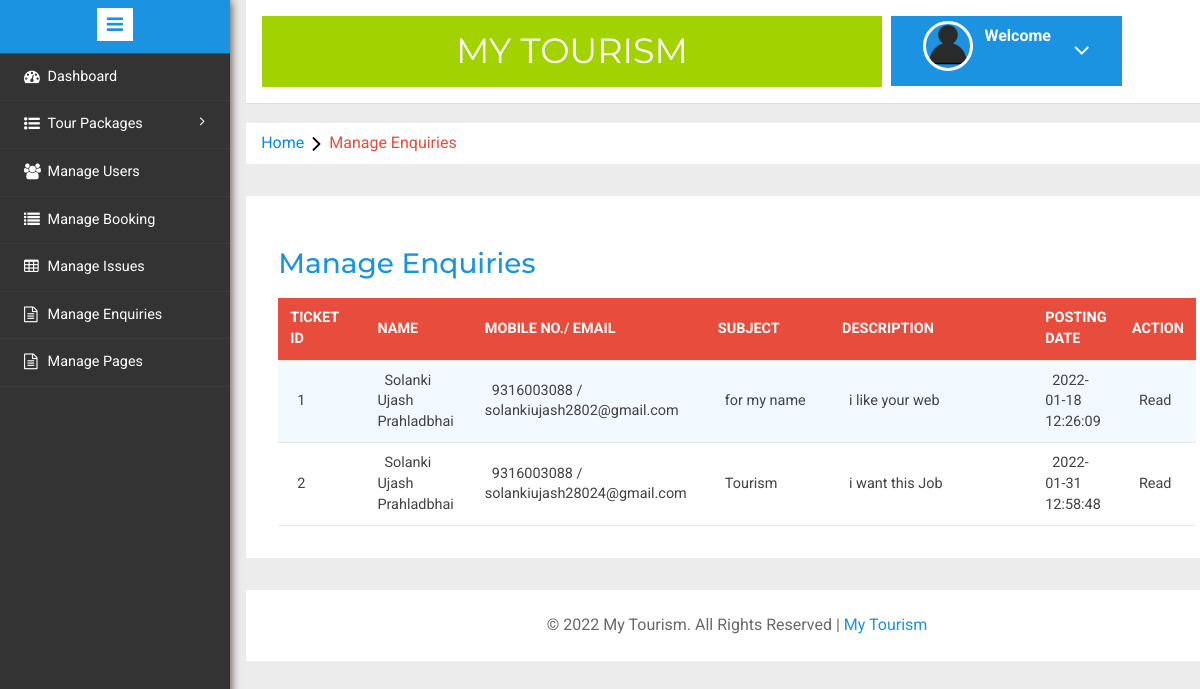
Page /admin/manage-enquires.php on the committed database.
### tables this page shows
CREATE TABLE `tblenquiry` (
  `Id` int(11) NOT NULL,
  `FullName` varchar(111) NOT NULL,
  `EmailId` varchar(111) NOT NULL,
  `MobileNumber` varchar(10) NOT NULL,
  `Subject` varchar(100) NOT NULL,
  `Description` mediumtext NOT NULL,
  `PostingDate` timestamp NOT NULL DEFAULT current_timestamp(),
  `Status` int(5) NOT NULL
);

### admin/manage-enquires.php (the view, shortened to what this page needs)
<?php
include('includes/connection.php');
	?>
<!DOCTYPE HTML>
<html>
<head>
<link href="css/bootstrap.min.css" rel='stylesheet' type='text/css' />
<link href="css/style.css" rel='stylesheet' type='text/css' />
<link rel="stylesheet" href="css/morris.css" type="text/css"/>
<link href="css/font-awesome.css" rel="stylesheet">
<link rel="stylesheet" type="text/css" href="css/table-style.css" />
<link rel="stylesheet" type="text/css" href="css/basictable.css" />
<link rel="stylesheet" href="css/icon-font.min.css" type='text/css' />
</head>
<body>
   <div class="page-container">
<div class="left-content">
	   <div class="mother-grid-inner">
				<?php include('includes/header.php');?>
				</div>
<ol class="breadcrumb">
                <li class="breadcrumb-item"><a href="dashboard.php">Home</a><i class="fa fa-angle-right"></i>Manage Enquiries</li>
            </ol>
<div class="agile-grids">
				<div class="agile-tables">
					<div class="w3l-table-info">
					  <h2>Manage Enquiries</h2>
					    <table id="table">
						<thead>
						  <tr>
						  <th>Ticket id</th>
							<th>Name</th>
							<th>Mobile No./ Email</th>
							<th>Subject </th>
							<th>Description </th>
							<th>Posting date </th>
							<th>Action </th>
						  </tr>
						</thead>
						<tbody>
<?php
$sql1 = "SELECT * from tblenquiry";
$results = mysqli_query($conn,$sql1);
$cnn=1;
if(mysqli_num_rows($results) > 0)
{
while($row = mysqli_fetch_assoc($results))
{				?>
						  <tr>
							<td width="120"><?php echo $cnn; $cnn++;?></td>
							<td width="50"><?php echo $row["FullName"];?></td>
								<td width="50"><?php echo $row["MobileNumber"];?> /<br />
								<?php echo $row["EmailId"];?></td>
							<td width="200"><?php echo $row["Subject"];?></a></td>
							<td width="400"><?php echo $row["Description"];?></td>
								<td width="50"><?php echo $row["PostingDate"];?></td>
<?php if($row["Status"]==1)
{
?>
<td>Read</td>
<?php
 } else {
?>
<td><a href="manage-enquires.php?eid=<?php echo $row["Id"];?>" onclick="return confirm('Do you really want to read')" >Pending</a>
</td>
<?php } ?>
</tr>
						 <?php } }?>
						</tbody>
					  </table>
					</div>
			</div>
<?php include('includes/footer.php');?>
</div>
</div>
						<?php include('includes/sidebarmenu.php');?>
							</div>
</body>
</html>

### admin/css/table-style.css (style rules this page uses)
table { background: white; border-collapse: collapse; margin: 1.25em 0 0; width: 100%; }
table tr, table th, table td { border: none; border-bottom: 1px solid #e8e8e8; font-size: .95em; }
table th, table td { padding: 10px 12px; text-align: left; }
table th { background: #e74c3c; color: #fff; text-transform: uppercase; }
table tr td { background: #f3faff; color: #424242; }
table tr:nth-of-type(2n+2) td { background: #ffffff; }
table { width: 100%; }

### rows in the picture
tblenquiry: FullName "Solanki Ujash Prahladbhai", MobileNumber "9316003088", EmailId "solankiujash2802@gmail.com", Subject "for my name", Description "i like your web", PostingDate "2022-01-18 12:26:09", Status "Read"
tblenquiry: FullName "Solanki Ujash Prahladbhai", MobileNumber "9316003088", EmailId "solankiujash28024@gmail.com", Subject "Tourism", Description "i want this Job", PostingDate "2022-01-31 12:58:48", Status "Read"
